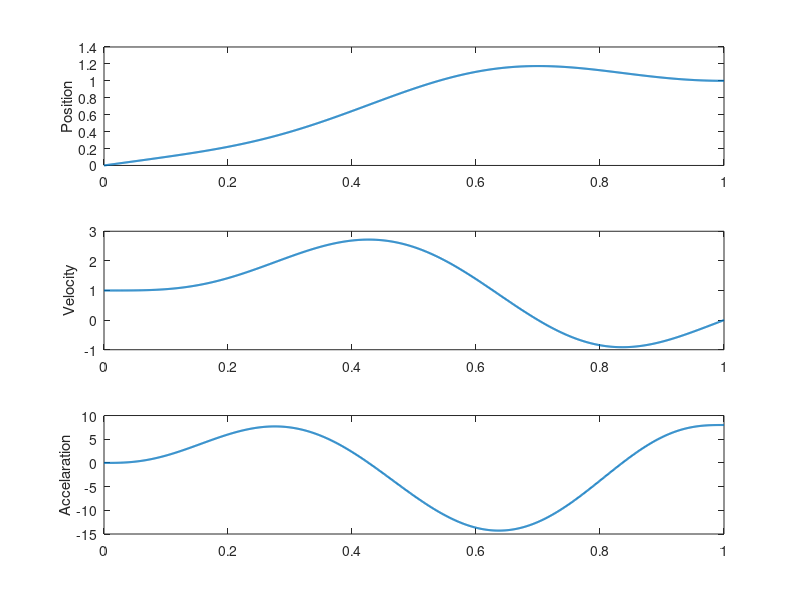

This chart was generated by the following MATLAB code:
% example 2.12
q0 = 0,   v0 = 1;  a0 = 0;  j0 = 0; s0= 0;
q1 = 1,   v1 = 0;  a1 = 8;  j1 = 0; s1 = 0;
t0 = 1;  t1 = 5;
n_ci = 4;                       % n_ci + 1 = 5    ==>  n_ci = 4
n_cf = 4;                       % n_cf + 1 = 5    ==>  n_cf = 4;
n = n_ci + n_cf +1;             % polynomial degree

M0 = [  1,  0,  0,  0, 0;
       -1,  1,  0,  0, 0;
        1, -2,  1,  0, 0;
       -1,  3, -3,  1, 0;
        1, -4,  6, -4, 1
      ];
b0 = [0; v0/n; a0/(n * (n -1)); j0/(n*(n-1)*(n-2)); s0/(n * (n-1) *(n-2) * (n-3))];

P0 =  M0\b0;

M1 = [  1,  0,  0,  0, 0;
      1, -1,  0,  0, 0;
      1, -2,  1,  0, 0;
      1, -3,  3, -1, 0;
      1, -4,  6, -4, 1
  ];
b1 = [1; v1/n; a1/(n * (n -1)); j1/(n*(n-1)*(n-2)); s1/(n * (n-1) *(n-2) * (n-3))];

P1 = M1 \b1;

P = [P0(1),P0(2),P0(3),P0(4),P0(5),P1(5),P1(4),P1(3),P1(2),P1(1)];

x=linspace(0,1,1000);
y=[];
dy = [];
ddy = [];

for t = x;
        q_ =  t + 140 * t^5  - 504 * t^6  + 684 * t^7  - 415 * t^8  + 95 * t^9
        y = [y,q_];
        
        q_d = 1 + 700 * t^4 -  3024 * t^5 + 4788 * t^6 - 3320 * t^7 + 855 * t^8;
        dy = [dy,q_d];
        
        q_dd =  2800 * t^3 - 15120 * t^4 + 28728 * t^5 - 23240 * t^6 + 6840 * t^7;
        ddy = [ddy,q_dd];
        
 
end


subplot(3,1,1);
plot(x,y,'linewidth',1.5);
ylabel('Position')

subplot(3,1,2);
plot(x,dy,'linewidth',1.5);
ylabel('Velocity')

subplot(3,1,3);
plot(x,ddy,'linewidth',1.5);
ylabel('Accelaration')


   
   
   
   